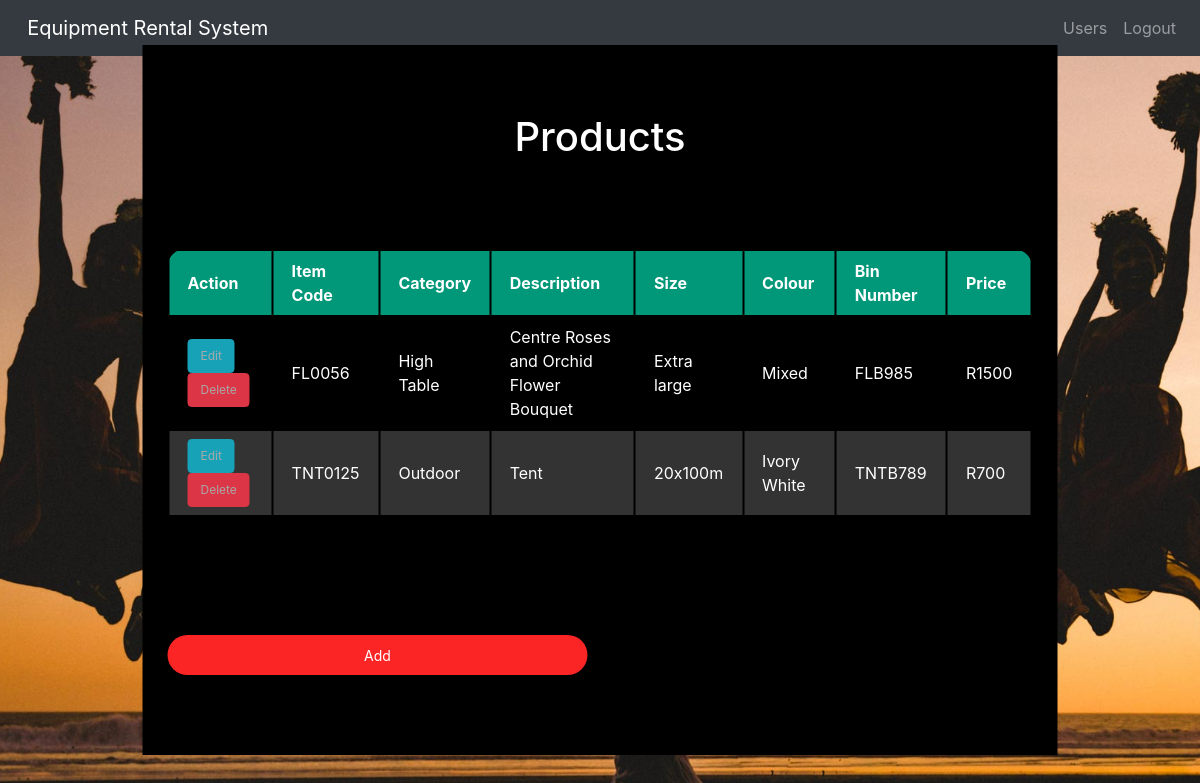
The page /AdminEquipmentRentalSystem.php (signed in) on the database its author committed.
### tables this page shows
CREATE TABLE `items` (
  `Item_Code` varchar(255) NOT NULL,
  `Category` varchar(255) NOT NULL,
  `Description` varchar(255) NOT NULL,
  `Size` varchar(255) NOT NULL,
  `Colour` varchar(255) NOT NULL,
  `Bin_Number` varchar(255) NOT NULL,
  `Item_Price` decimal(10,0) NOT NULL
);

### AdminEquipmentRentalSystem.php (the view, shortened to what this page needs)
<!DOCTYPE html>
<html>
    <head>
        <link rel="stylesheet" type="text/css" href="styledesign.css">
        <link rel='stylesheet' href='https://cdnjs.cloudflare.com/ajax/libs/twitter-bootstrap/4.5.2/css/bootstrap.min.css' />
  <link rel='stylesheet' href='https://cdnjs.cloudflare.com/ajax/libs/font-awesome/5.9.0/css/all.min.css' />
    </head>
    <body>
        <nav class="navbar navbar-expand-md bg-dark navbar-dark">
    <a class="navbar-brand" href="index.php"><i class=""></i>&nbsp;&nbsp;Equipment Rental System</a>
    <div class="collapse navbar-collapse" id="collapsibleNavbar">
      <ul class="navbar-nav ml-auto">
          <li class="nav-item">
          <a class="nav-link" href="users.php"><i class=""></i>Users</a>
        </li>
        <li class="nav-item">
          <a class="nav-link" href="Logout.php"><i class=""></i>Logout</a>
        </li>
      </ul>
    </div>
  </nav>
        <div class="information" >
            <h1>Products</h1>
            <form>
                <div class="table-responsive" method="POST" action="EditProductInformation.html">
                    <table class="content-table">
                        <thead>
                            <tr>
                                <th>Action</th>
                                <th>Item Code</th>
                                <th>Category</th>
                                <th>Description</th>
                                <th>Size</th>
                                <th>Colour</th>
                                <th>Bin Number</th>
                                <th>Price</th>
                            </tr>
                        </thead>
                         <tbody>
        <?php
                if(isset($_SESSION['Lusername']) )
                {
                    $host = "localhost";
		$dbusername = "root";
		$dbpassword = "password";
		$dbname = "ecommerce";
		$conn = new mysqli ($host, $dbusername, $dbpassword, $dbname);
                $sql = "SELECT * FROM items";
		$result = mysqli_query($conn, $sql);
			if($conn->query($sql))
			{
                            while($row = mysqli_fetch_array($result))
                            {
                                $pID = $row['Item_Code'];
                                $pn = $row['Category'];
                                $pd = $row['Description'];
                                $psize = $row['Size'];
                                $pcolour = $row['Colour'];
                                $pbn = $row['Bin_Number'];
                                $pp = $row['Item_Price'];
                                echo <<<_END
                                        <tr>
                                        <td>
                                               <a href="EditItem.php?id=$pID" class="btn btn-info" onclick="" name="edit"> Edit</a>
                                                <a href="DeleteItem.php?id=$pID"
                                                class="btn btn-danger" onclick="return confirm('Are you sure want to remove this item?');" name="delete">Delete</a>
                                        </td>
                                              <td>$pID</td>
                                              <td>$pn</td>
                                              <td>$pd</td>
                                              <td>$psize</td>
                                              <td>$pcolour</td>
                                              <td>$pbn</td>
                                              <td>R$pp</td>
                                        </tr>
                                _END;
                            }
			}
			else
			{
				echo "Error: ". $sql . "<br>" . $conn->error;
			}
                }
                else
                {
                    echo header("Location: index.php");
                }
                ?>
                        </tbody>
                    </table>
                </div>
                <br></br>
            </form>
            <form method="POST" action="AddProductInformation.html"><div id="left" >
                    <input type="submit" name="Add" id="add" value="Add" class="btn-add"></div></form>
        </div>
    </body>
</html>

### styledesign.css (style rules this page uses)
body { position: absolute; padding: 0; width: 100vw; height: 100vh; background-position: center center; background-image: url(homedesign.jpg); background-repeat: no-repeat; background-attachment: fixed; background-size: cover; font-family: sans-serif; }
h1 { margin: 0; padding: 0 0 20px; text-align: center; font-size: 22px; }
* { margin:0; padding:0; }
form { padding:10px; }
.information { width: 915px; height: 710px; background: #000; color: #fff; top: 50%; left: 50%; position: absolute; transform: translate(-50%,-50%); box-sizing: border-box; padding: 68px 15px; }
.information input[type="submit"] { border: none; outline: none; height: 40px; width: 420px; background: #fb2525; color: #fff; font-size: 14px; border-radius: 20px; }
.information a { text-decoration: none; font-size: 12px; line-height: 20px; color: darkgrey; }
.content-table { border-collapse: separate; margin: 50px 0; border-radius: 18px 19px 0 0; overflow: hidden; box-shadow: 0 0 20px rgba(0, 0, 0, 0.15); }
.content-table thead tr { background-color: #009879; color: #ffffff; text-align: left; }
.content-table th, .content-table td { padding: 8px 18px; }
.content-table tbody tr { border-bottom: #fff; }
.content-table tbody tr:nth-of-type(even) { background-color: #333333; }
.content-table tbody tr:last-of-type { border-bottom: 2px solid #009879; }

### rows shown on the page
items: Item_Code "FL0056", Category "High Table", Description "Centre Roses and Orchid Flower Bouquet", Size "Extra large", Colour "Mixed", Bin_Number "FLB985", Item_Price "1500"
items: Item_Code "TNT0125", Category "Outdoor", Description "Tent", Size "20x100m", Colour "Ivory White", Bin_Number "TNTB789", Item_Price "700"
